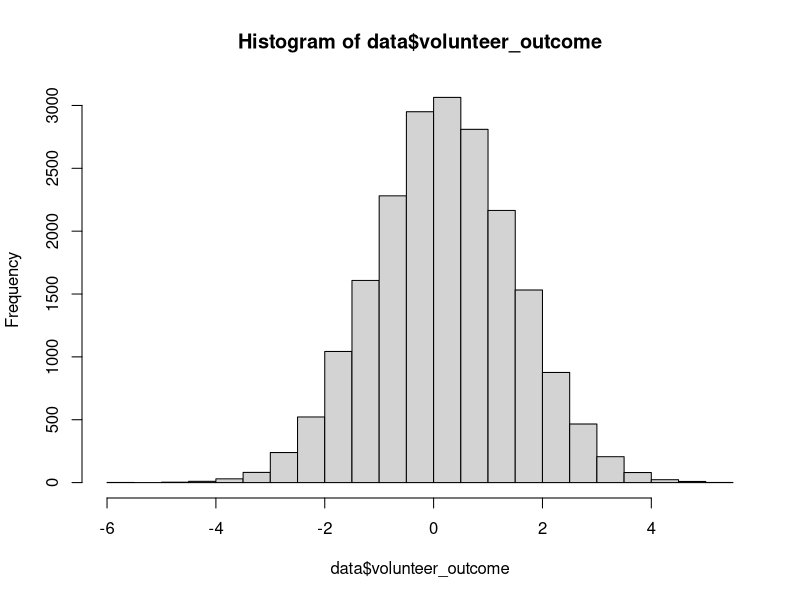

Generate this figure with R:
# Religious Belief and Prosocial Behaviour: Baseline Adjustment
# Demonstrates selection bias and covariate adjustment in causal inference
# Author: Joseph Bulbulia, Victoria University of Wellington

library(cli)
library(tidyverse)
library(here)

cli_rule("Example: Religious Belief and Prosocial Behaviour")

# Simulation blueprint -------------------------------------------------------
# - Five baseline covariates capture age, education, income, and prior prosociality.
# - Treatment (religious belief) follows a logistic propensity anchored on age,
#   education, and baseline charity: this induces confounding.
# - Charitable giving gains a heterogeneous boost from treatment: older people and
#   those already generous benefit more. Volunteering receives a constant boost.
# - We add outcome noise to keep the example realistic but still recoverable.

# simulation parameters
set.seed(2025)
n <- 20000

cli_alert_info("Simulating data for {n} observations")

# generate covariates X
# Columns correspond to: age, education, income, baseline charity donations,
# and baseline volunteering. All start standard normal to keep focus on structure.
X <- matrix(rnorm(n * 5), n, 5)
colnames(X) <- c("age", "education", "income", "baseline_charity", "baseline_volunteer")

# treatment assignment with confounding
# religious belief depends on baseline characteristics via logistic propensity
propensity_score <- plogis(0.2 * X[,1] - 0.3 * X[,2] + 0.4 * X[,4] + rnorm(n))
W <- rbinom(n, 1, propensity_score)

cli_alert_info("Treatment (religious belief) rate: {round(mean(W) * 100, 1)}%")

# define true treatment effects
tau_charity <- 0.25    # effect on charitable giving
tau_volunteer <- 0.4   # effect on volunteering hours

cli_alert_info("True causal effects:")
cli_alert_info("  Charitable giving: +{tau_charity} log units")
cli_alert_info("  Volunteering: +{tau_volunteer} hours per week")

# generate outcomes with heterogeneous treatment effects
# treatment effects vary by age and baseline charity: richer structure than ATE
tau_heterogeneous <- tau_charity + 0.3 * X[,1] + 0.2 * X[,4]  # age and baseline charity modify effects

noise_charity <- rnorm(n, 0, 0.5)
noise_volunteer <- rnorm(n, 0, 0.8)

Y_charity <- X[,4] + tau_heterogeneous * W + noise_charity
Y_volunteer <- X[,5] + tau_volunteer * W + noise_volunteer

# create analysis dataset
# The resulting tibble is used both for illustrating bias and for later scripts.
data <- tibble(
  belief_god_binary = W,
  age = X[,1],
  education = X[,2],
  income = X[,3],
  baseline_charity = X[,4],
  baseline_volunteer = X[,5],
  charity_outcome = Y_charity,
  volunteer_outcome = Y_volunteer
)

cli_rule("Estimation Results")

# naive estimation (biased due to selection)
naive_charity <- lm(charity_outcome ~ belief_god_binary, data = data)
naive_volunteer <- lm(volunteer_outcome ~ belief_god_binary, data = data)

# baseline-adjusted estimation (controls for confounding)
adjusted_charity <- lm(charity_outcome ~ belief_god_binary + baseline_charity, data = data)
adjusted_volunteer <- lm(volunteer_outcome ~ belief_god_binary + baseline_volunteer, data = data)

# extract estimates
results <- tibble(
  outcome = c("charity", "volunteer"),
  true_effect = c(tau_charity, tau_volunteer),
  naive_est = c(coef(naive_charity)["belief_god_binary"],
                coef(naive_volunteer)["belief_god_binary"]),
  adjusted_est = c(coef(adjusted_charity)["belief_god_binary"],
                   coef(adjusted_volunteer)["belief_god_binary"])
) %>%
  mutate(
    naive_bias = naive_est - true_effect,
    adjusted_bias = adjusted_est - true_effect
  )

cli_alert_info("Comparison of estimation approaches:")
print(results %>% mutate(across(where(is.numeric), ~ round(.x, 3))))

# bias reduction
avg_bias_reduction <- mean(abs(results$naive_bias) - abs(results$adjusted_bias))
cli_alert_success("Average bias reduction: {round(avg_bias_reduction, 3)}")

# create data directory if needed
if (!dir.exists(here::here("data"))) {
  dir.create(here::here("data"), recursive = TRUE)
}

# save data for causal forest analysis
saveRDS(data, here::here("data", "religious_prosocial_data.rds"))
cli_alert_success("Data saved for heterogeneity analysis")

cli_rule()

hist(data$volunteer_outcome)

